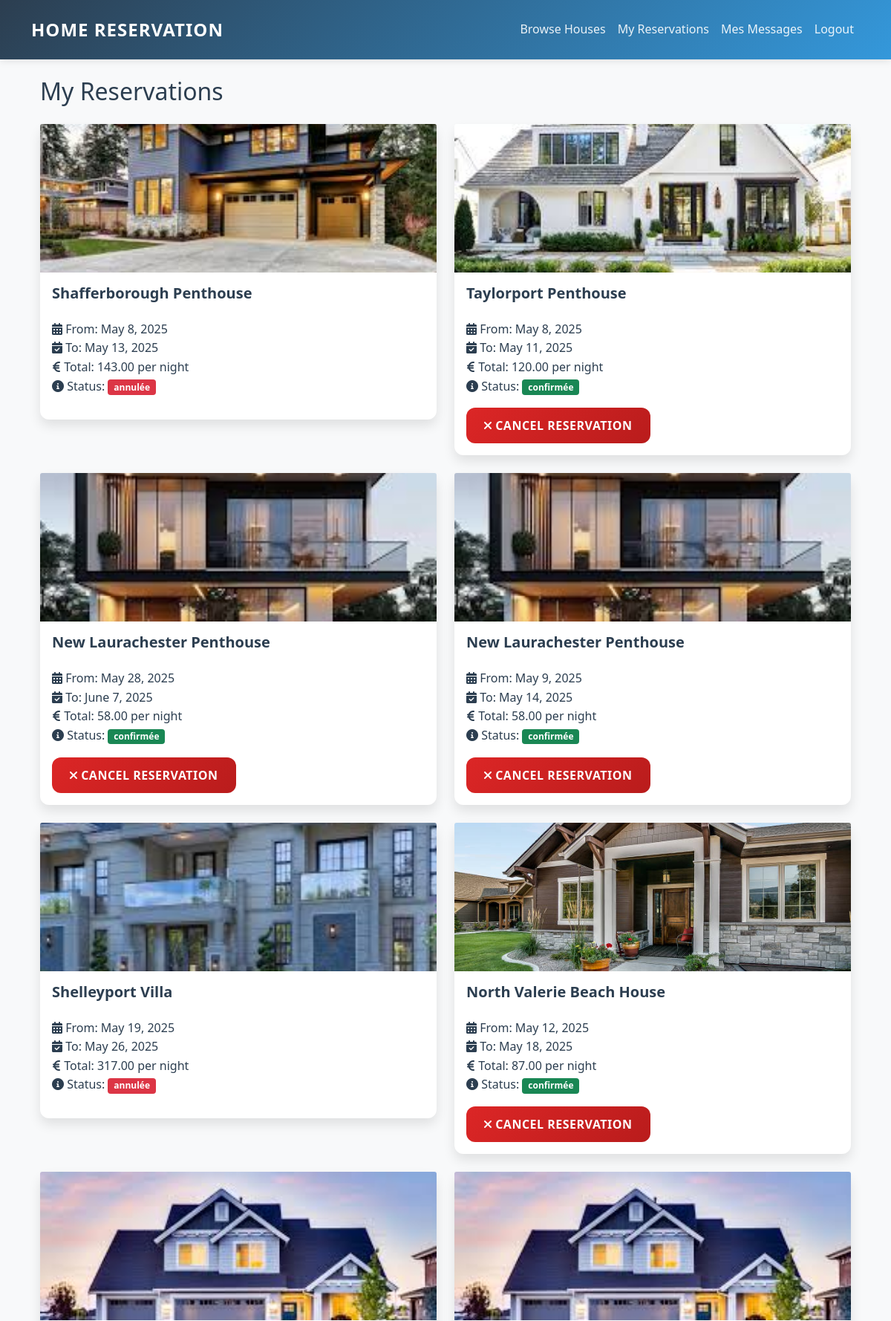
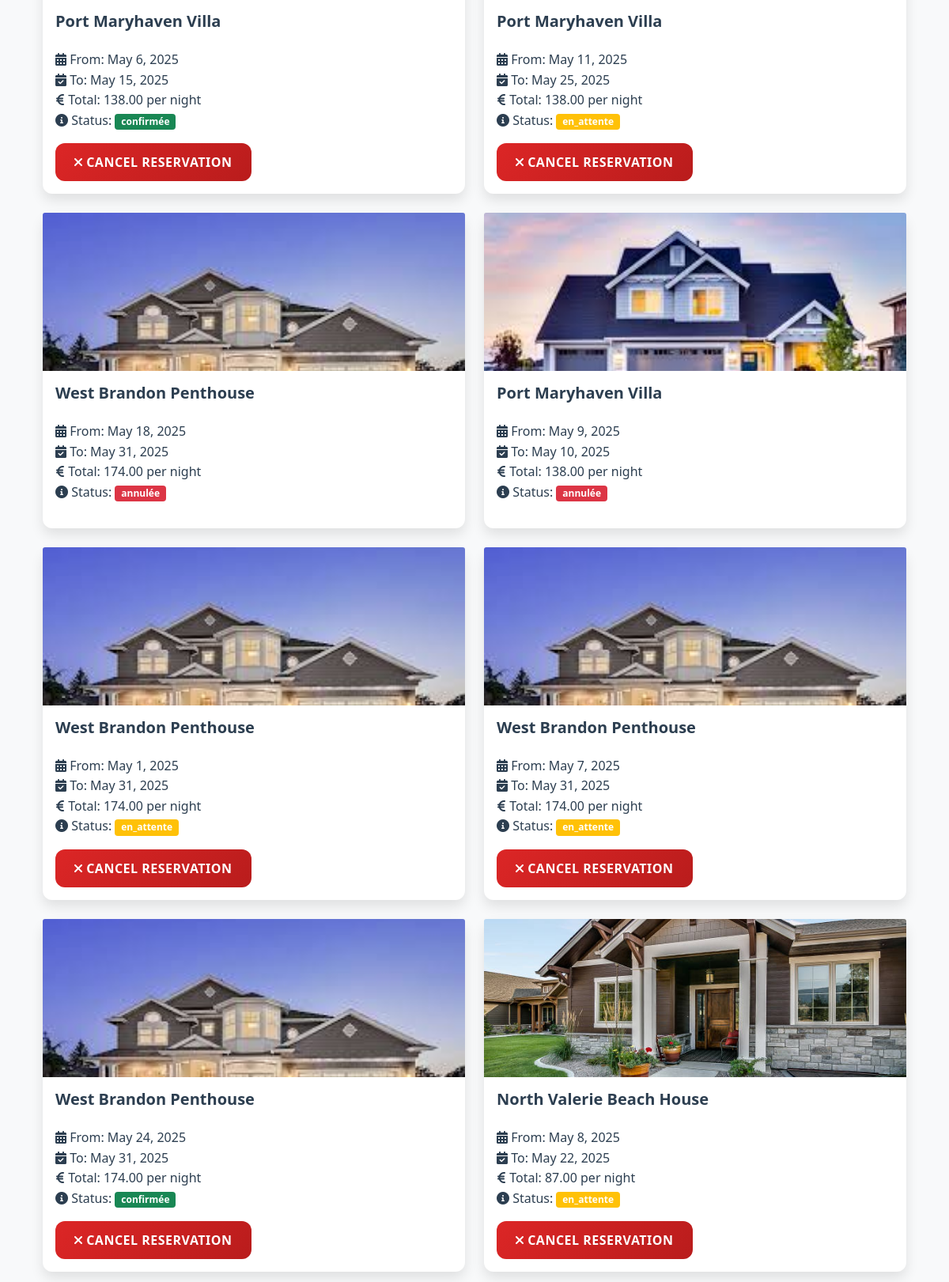
The page /my-reservations/ (signed in, upper part) on the database its author committed (2 pictures, top to bottom).
### reservation/models.py (models this page shows)
class Reservation(models.Model):
    STATUT_CHOICES = [
        ('en_attente', 'En attente'),
        ('confirmée', 'Confirmée'),
        ('annulée', 'Annulée'),
    ]
    utilisateur = models.ForeignKey(UserProfile, on_delete=models.CASCADE, limit_choices_to={'role': 'client'})
    maison = models.ForeignKey(Maison, on_delete=models.CASCADE)
    date_debut = models.DateField()
    date_fin = models.DateField()
    statut = models.CharField(max_length=20, choices=STATUT_CHOICES)

### maison/models.py (models this page shows, shortened)
class Maison(models.Model):
    titre = models.CharField(max_length=100)
    description = models.TextField()
    adresse = models.CharField(max_length=255)
    prix_par_nuit = models.DecimalField(max_digits=10, decimal_places=2)
    disponible = models.BooleanField(default=True)
    proprietaire = models.ForeignKey(UserProfile, on_delete=models.CASCADE, limit_choices_to={'role': 'proprietaire'})
    image = models.ImageField(upload_to='houses/', null=True, blank=True)  # Add this line

### reservation/views.py (the view)
# urls.py: path('my-reservations/', reservation_views.my_reservations, name='my_reservations'),
@login_required
def my_reservations(request):
    reservations = Reservation.objects.filter(utilisateur__user=request.user)
    return render(request, 'reservation/my_reservations.html', {'reservations': reservations})

### templates/reservation/my_reservations.html (shortened to what this page needs)
{% extends 'base.html' %}
{% block content %}
<div class="container">
    <h2 class="mb-4">My Reservations</h2>
    <div class="row">
        {% for reservation in reservations %}
        <div class="col-md-6 mb-4">
            <div class="card">
                {% if reservation.maison.image %}
                    <img src="{{ reservation.maison.image.url }}" class="card-img-top" alt="{{ reservation.maison.titre }}" style="height: 200px; object-fit: cover;">
                {% else %}
                    <img src="/static/images/default-house.jpg" class="card-img-top" alt="Default house image" style="height: 200px; object-fit: cover;">
                {% endif %}
                <div class="card-body">
                    <h5 class="card-title">{{ reservation.maison.titre }}</h5>
                    <ul class="list-unstyled">
                        <li><i class="fas fa-calendar-alt"></i> From: {{ reservation.date_debut }}</li>
                        <li><i class="fas fa-calendar-check"></i> To: {{ reservation.date_fin }}</li>
                        <li><i class="fas fa-euro-sign"></i> Total: {{ reservation.maison.prix_par_nuit }} per night</li>
                        <li>
                            <i class="fas fa-info-circle"></i> Status:
                            <span class="badge {% if reservation.statut == 'confirmée' %}bg-success{% elif reservation.statut == 'en_attente' %}bg-warning{% else %}bg-danger{% endif %}">
                                {{ reservation.statut }}
                            </span>
                        </li>
                    </ul>
                    {% if reservation.statut != 'annulée' %}
                    <div class="btn-group">
                        <a href="{% url 'cancel_reservation' reservation.id %}" class="btn btn-danger"
                           onclick="return confirm('Are you sure you want to cancel this reservation?')">
                            <i class="fas fa-times"></i> Cancel Reservation
                        </a>
                    </div>
                    {% endif %}
                </div>
            </div>
        </div>
        {% endfor %}
    </div>
</div>
{% endblock %}

### static/css/style.css (style rules this page uses)
:root { --primary-color: #2b6cb0; --secondary-color: #1a4971; --accent-color: #3b82f6; --success-color: #059669; --warning-color: #d97706; --danger-color: #dc2626; --text-color: #1f2937; --text-secondary: #4b5563; --light-bg: #f8fafc; --dark-bg: #1e293b; --border-radius: 0.75rem; --box-shadow: 0 10px 15px -3px rgba(0, 0, 0, 0.1), 0 4px 6px -2px rgba(0, 0, 0, 0.05); --transition: all 0.3s cubic-bezier(0.4, 0, 0.2, 1); --primary-gradient: linear-gradient(135deg, #2b6cb0, #1e40af); --success-gradient: linear-gradient(135deg, #059669, #047857); --danger-gradient: linear-gradient(135deg, #dc2626, #b91c1c); --warning-gradient: linear-gradient(135deg, #d97706, #b45309); }
body { font-family: 'Inter', 'Poppins', sans-serif; color: var(--text-color); background-color: var(--light-bg); line-height: 1.6; }
.card { background: white; border: none; border-radius: var(--border-radius); box-shadow: var(--box-shadow); transition: var(--transition); }
.card-title { color: var(--primary-color); font-weight: 600; margin-bottom: 1.5rem; }
.btn { padding: 0.75rem 1.5rem; font-weight: 600; border-radius: var(--border-radius); transition: var(--transition); text-transform: uppercase; letter-spacing: 0.5px; }
.btn-danger { background: var(--danger-gradient); border: none; }

### templates/base.html (style rules this page uses)
:root { --primary-color: #2c3e50; --secondary-color: #3498db; --accent-color: #e74c3c; --text-color: #2c3e50; --light-bg: #f8f9fa; }
html, body { height: 100%; margin: 0; display: flex; flex-direction: column; }
body { font-family: 'Segoe UI', system-ui, -apple-system, sans-serif; color: var(--text-color); line-height: 1.6; }
.container { flex: 1; }
.card { border: none; border-radius: 12px; box-shadow: 0 8px 16px rgba(0,0,0,0.1); transition: transform 0.3s ease; }

### rows shown on the page
Reservation: maison.image (picture), maison.titre "Shafferborough Penthouse", date_debut "May 8, 2025", date_fin "May 13, 2025", maison.prix_par_nuit "143.00", statut "annulée"
Reservation: maison.image (picture), maison.titre "Taylorport Penthouse", date_debut "May 8, 2025", date_fin "May 11, 2025", maison.prix_par_nuit "120.00", statut "confirmée", shows "CANCEL RESERVATION"
Reservation: maison.image (picture), maison.titre "New Laurachester Penthouse", date_debut "May 28, 2025", date_fin "June 7, 2025", maison.prix_par_nuit "58.00", statut "confirmée", shows "CANCEL RESERVATION"
Reservation: maison.image (picture), maison.titre "New Laurachester Penthouse", date_debut "May 9, 2025", date_fin "May 14, 2025", maison.prix_par_nuit "58.00", statut "confirmée", shows "CANCEL RESERVATION"
Reservation: maison.image (picture), maison.titre "Shelleyport Villa", date_debut "May 19, 2025", date_fin "May 26, 2025", maison.prix_par_nuit "317.00", statut "annulée"
Reservation: maison.image (picture), maison.titre "North Valerie Beach House", date_debut "May 12, 2025", date_fin "May 18, 2025", maison.prix_par_nuit "87.00", statut "confirmée", shows "CANCEL RESERVATION"
Reservation: maison.image (picture), maison.titre "Port Maryhaven Villa", date_debut "May 6, 2025", date_fin "May 15, 2025", maison.prix_par_nuit "138.00", statut "confirmée", shows "CANCEL RESERVATION"
Reservation: maison.image (picture), maison.titre "Port Maryhaven Villa", date_debut "May 11, 2025", date_fin "May 25, 2025", maison.prix_par_nuit "138.00", statut "en_attente", shows "CANCEL RESERVATION"
Reservation: maison.image (picture), maison.titre "West Brandon Penthouse", date_debut "May 18, 2025", date_fin "May 31, 2025", maison.prix_par_nuit "174.00", statut "annulée"
Reservation: maison.image (picture), maison.titre "Port Maryhaven Villa", date_debut "May 9, 2025", date_fin "May 10, 2025", maison.prix_par_nuit "138.00", statut "annulée"
Reservation: maison.image (picture), maison.titre "West Brandon Penthouse", date_debut "May 1, 2025", date_fin "May 31, 2025", maison.prix_par_nuit "174.00", statut "en_attente", shows "CANCEL RESERVATION"
Reservation: maison.image (picture), maison.titre "West Brandon Penthouse", date_debut "May 7, 2025", date_fin "May 31, 2025", maison.prix_par_nuit "174.00", statut "en_attente", shows "CANCEL RESERVATION"
Reservation: maison.image (picture), maison.titre "West Brandon Penthouse", date_debut "May 24, 2025", date_fin "May 31, 2025", maison.prix_par_nuit "174.00", statut "confirmée", shows "CANCEL RESERVATION"
Reservation: maison.image (picture), maison.titre "North Valerie Beach House", date_debut "May 8, 2025", date_fin "May 22, 2025", maison.prix_par_nuit "87.00", statut "en_attente", shows "CANCEL RESERVATION"
